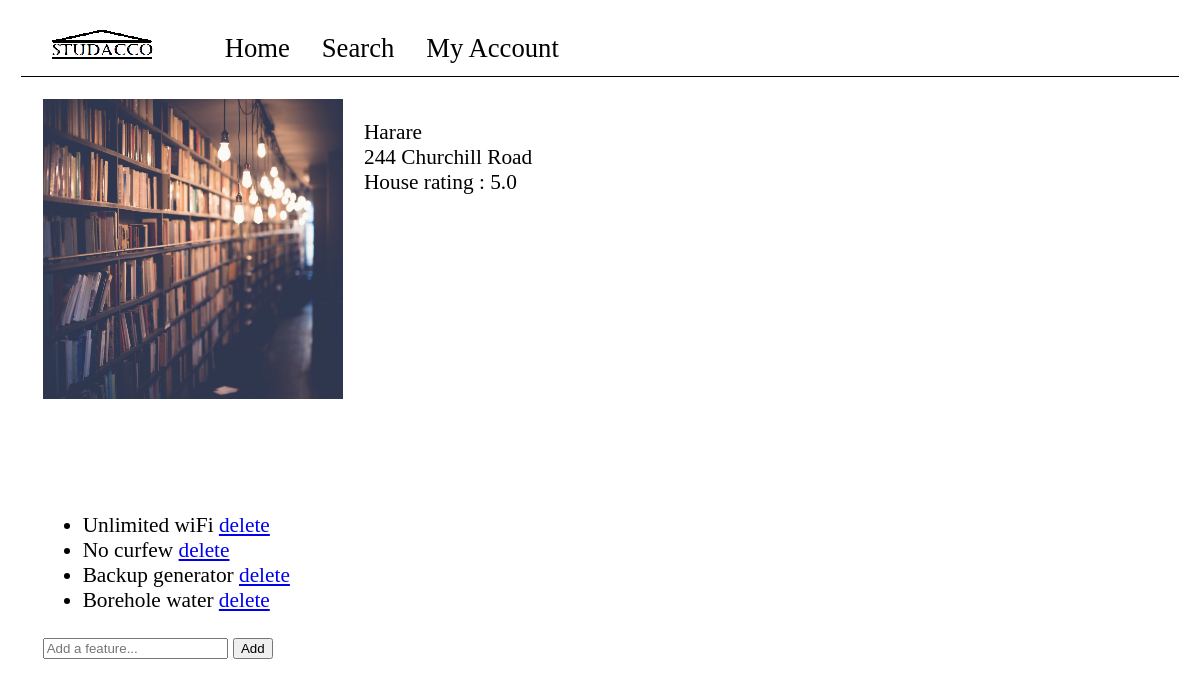
Screenshot of /add_features/1 (signed in) with the database file from the repository.
### main/models.py (models this page shows, shortened)
class House(models.Model):
    listed_by = models.ForeignKey(AgentAccount,on_delete=models.CASCADE,null=True)
    allowed_sex = models.CharField(max_length=1,choices=[('m','Male'),('f','Female'),('b','Both')])
    location = models.CharField(max_length=50)
    house_address = models.CharField(max_length=200)
    display_picture = models.ImageField(upload_to='dp/houses')
    rating = models.DecimalField(default=0,validators=[MinValueValidator(0),MaxValueValidator(5)],decimal_places=1,max_digits=2)
    lived_in = models.ManyToManyField(UserAccount,related_name="lived_in_house",blank=True)
    sponsored =  models.BooleanField(default=False)
    date_listed = models.DateField(auto_now_add=True)

class HouseFeature(models.Model):
    house = models.ForeignKey(House,on_delete=models.CASCADE)
    feature = models.CharField(max_length=100)
    def __str__(self):
        return self.feature

### main/views.py (the view, shortened to what this page needs)
# urls.py: path('add_features/<int:id>',views.add_features,name="add_features"),
@login_required(login_url='/login/')
def add_features(request,id):
    house = House.objects.get(id=id)
    acc = AgentAccount.objects.get(user=request.user)
    if house.listed_by == acc:
        form = FeatureForm(request.POST or None)
        featues = HouseFeature.objects.filter(house=house)
    context = {
        'house' : house,
        'form' : form,
        'features' : featues
    }
    return render(request,'main/add_features.html',context)

### main/forms.py
class FeatureForm(forms.Form):
    feature = forms.CharField(widget=forms.TextInput(attrs={'placeholder':'Add a feature...'}),label='')

### main/templates/main/add_features.html (shortened to what this page needs)
{% extends 'main/layout.html' %}
{% block content %}
<div style="padding: 1em; display: flex; flex-direction: row;">
    <div style="width: 25vw; height: 25vw;">
        <img src="{{MEDIA_URL}}{{house.display_picture.url}}" alt="" style="width: 100%; height: 100%;">
    </div>
    <div style="padding: 1em;">
        {{house.location}} <br>
        {{house.house_address}} <br>
        House rating : {{house.rating}}
    </div>
</div>
<br><br>
<div style="padding: 1em;">
    <ul>
        {% for f in features %}
            <li>{{f}} <a href="/delete_feature/{{f.id}}">delete</a></li>
        {% endfor %}
    </ul>
    <form action="" method="post">
        {{form}} <input type="submit" value="Add">
    </form>
</div>
{% endblock %}

### static/static_files/css/main.css (style rules this page uses)
html, body { margin: 0; padding: 0; font-size: 16pt; margin: 0.5em; }

### rows the page displays
House: display_picture (picture), location "Harare", house_address "244 Churchill Road", rating "5.0"
HouseFeature: feature "Unlimited wiFi"
HouseFeature: feature "No curfew"
HouseFeature: feature "Backup generator"
HouseFeature: feature "Borehole water"
